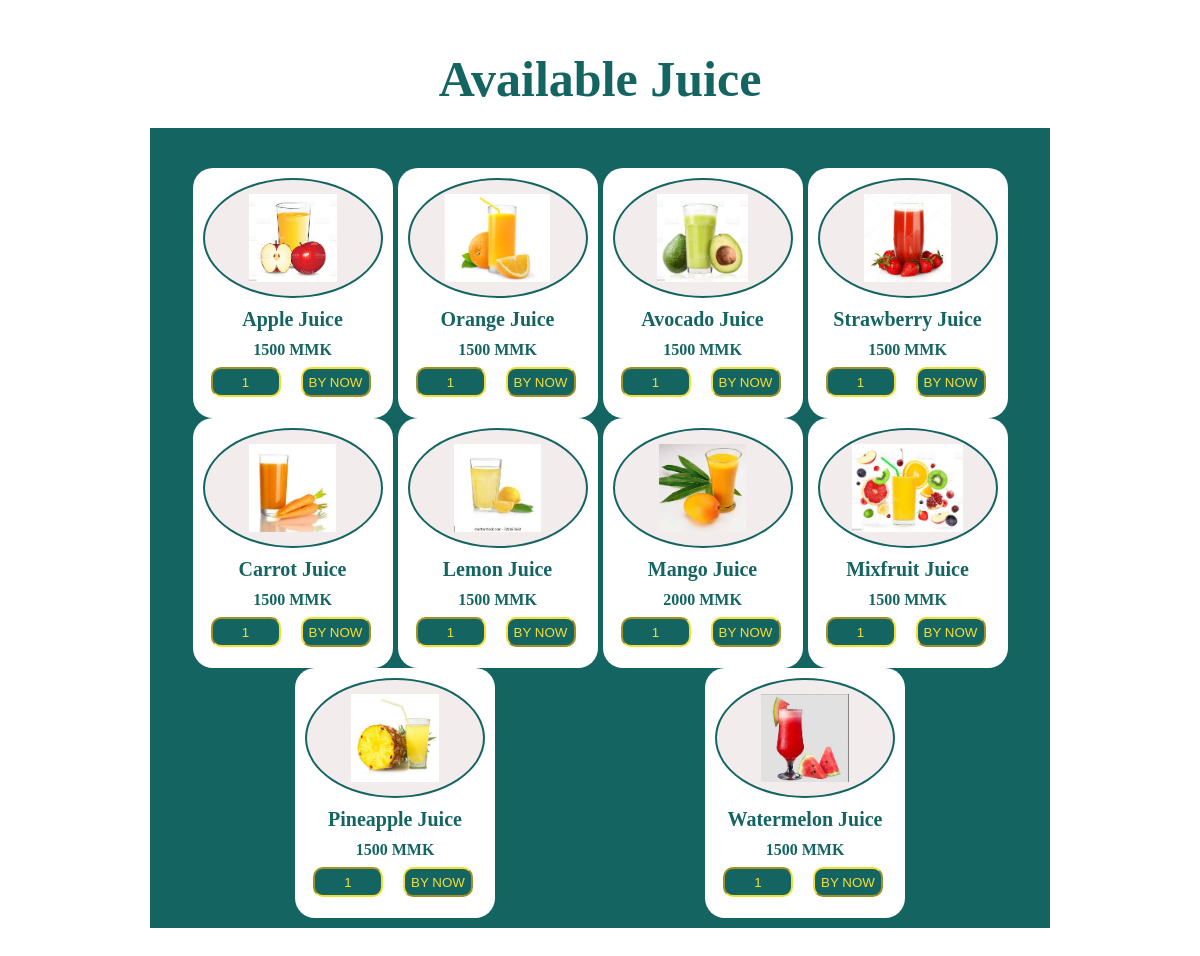
The page / on the database its author committed.
### tables this page shows
CREATE TABLE `cart_item` (
  `id` int(11) NOT NULL,
  `name` varchar(255) NOT NULL,
  `image` varchar(255) NOT NULL,
  `price` int(100) NOT NULL,
  `created_at` date NOT NULL DEFAULT current_timestamp()
);

### index.php (the view, shortened to what this page needs)
<?php
$connect = mysqli_connect("localhost", "root", "", "shopping_cart");
?>
<!DOCTYPE html>
<html lang="en">
<head>
    <link rel="stylesheet" href="css/style.css">
</head>
<body>
    <h1>Available Juice</h1>
    <div class="container">
    <?php
    $query = "SELECT * FROM cart_item";
    $result = mysqli_query($connect, $query);
    while ($row = mysqli_fetch_array($result)){?>
        <form method="POST" action="cart.php?id=<?=$row['id']?>" class="card" enctype="multipart/form-data">
                <div class="image"><img src="./images/<?=$row['image']?>" alt="photo"></div>
                <p class="product_name"><?=$row['name']?></p>
                <p class="price"><?=$row['price']?> MMK</p>
                <input type="num" value="1" min="1" max="10" name="quantity">
                <input type="submit" value="BY NOW" name="add_to_cart">
        </form>
        <?php
    }
    ?>
    </div>
</body>
</html>

### css/style.css (style rules this page uses)
:root { --primary:#146562; --secondary:#f7dd32; --white:#ffffff; --warning: #f2ecec; --danger: rgb(213, 9, 9); }
* { margin: 0; padding: 0; box-sizing: border-box; }
body { background-color: var(--white); margin:50px 150px; text-decoration: none; }
h1 { text-align: center; margin-bottom: 20px; color: var(--primary); font-size: 50px; }
.container { width: 100%; height: 100vh; background-color: var(--primary); padding: 40px; display: flex; flex-wrap: wrap; justify-content: space-around; align-content: space-around; }
.container .card { width: 200px; height: 250px; background-color: var(--white); border-radius: 20px; padding: 10px; position: relative; }
.image { width: 100%; height: 120px; display: flex; justify-content: center; border: 2px solid var(--primary); border-radius: 50%; padding: 14px; background-color:var(--warning); }
.product_name { margin-top: 10px; text-align: center; font-size: 20px; font-weight: bolder; color: var(--primary); }
.price { margin-top: 10px; text-align: center; font-weight: bolder; color: var(--primary); }
.card input { margin: 8px; background-color: var(--primary); width: 70px; height: 30px; border-color: var(--secondary); border-radius: 10px; color: var(--secondary); text-align: center; }

### rows shown on the page
cart_item: image (picture), name "Apple Juice", price "1500"
cart_item: image (picture), name "Orange Juice", price "1500"
cart_item: image (picture), name "Avocado Juice", price "1500"
cart_item: image (picture), name "Strawberry Juice", price "1500"
cart_item: image (picture), name "Carrot Juice", price "1500"
cart_item: image (picture), name "Lemon Juice", price "1500"
cart_item: image (picture), name "Mango Juice", price "2000"
cart_item: image (picture), name "Mixfruit Juice", price "1500"
cart_item: image (picture), name "Pineapple Juice", price "1500"
cart_item: image (picture), name "Watermelon Juice", price "1500"
